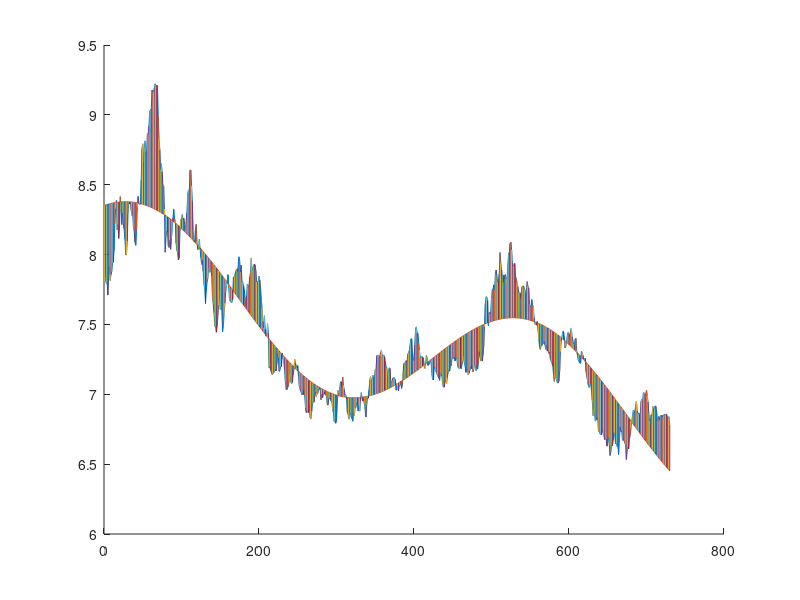

Reproduce this figure in MATLAB. (Note: this script raises an error after producing the figure.)
% Resultat
% Medelkvadratfel är :
%    0.060209360117923
% 
% Daglig ändring =
% 
%    0.004245650869353

load('dollar.mat');
format long;
k = size(kurs);
k = k(1);
l = 500;
A = [(zeros(k,1)+1), (1:k)', sin(2*pi/l*(1:k))', cos(2*pi/l*(1:k))'];
c = A\kurs;
c

x = 1:k;
hold on
plot(x, kurs)
y = c(1)+c(2).*x+c(3)*sin(2*pi*x/l)+c(4)*cos(2*pi*x/l);
plot(x, y);
for i = 1:k
  a = kurs(i);
  b = y(i);
  plot([i i], [a b]);
  hold on;
end
ems = 0;
for i = 1:k
  ems = ems + (kurs(i) - y(i))^2;
end
ems / k
k = le(1)-1;
change = zeros(k,1);
for i = 1:k
  a = y(i);
  b = y(i+1);
  change(i) = abs(a-b);
end
sum(change)/(k)